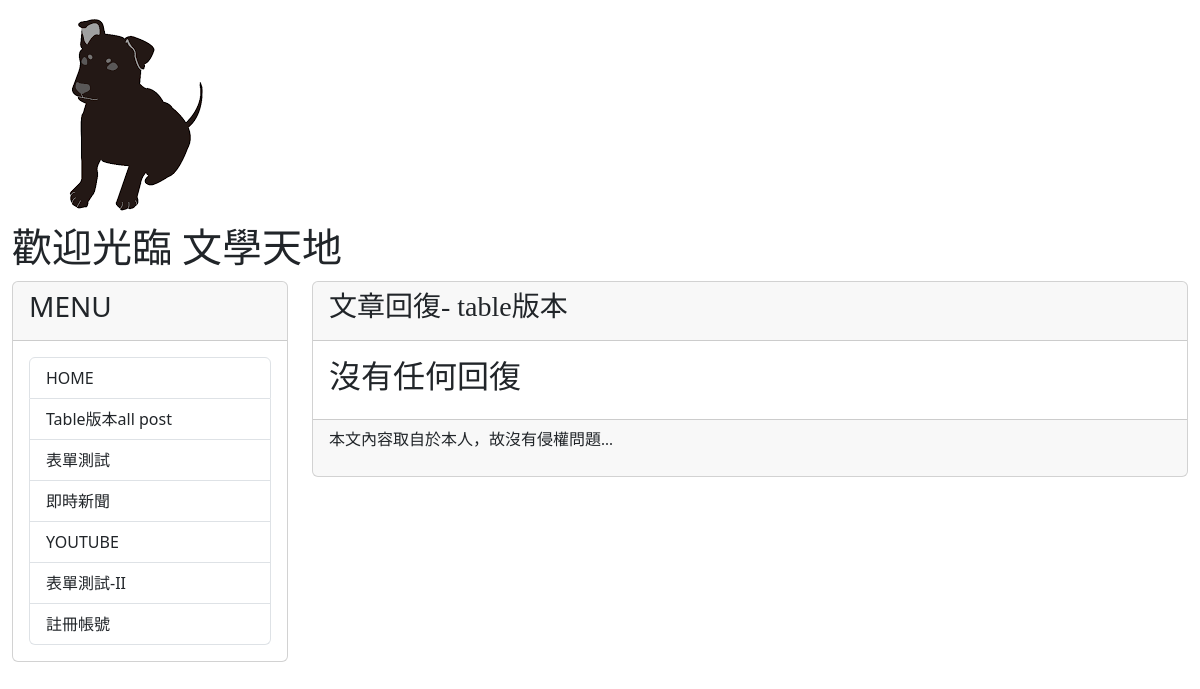
Before: /post/1/comments with the older database file.
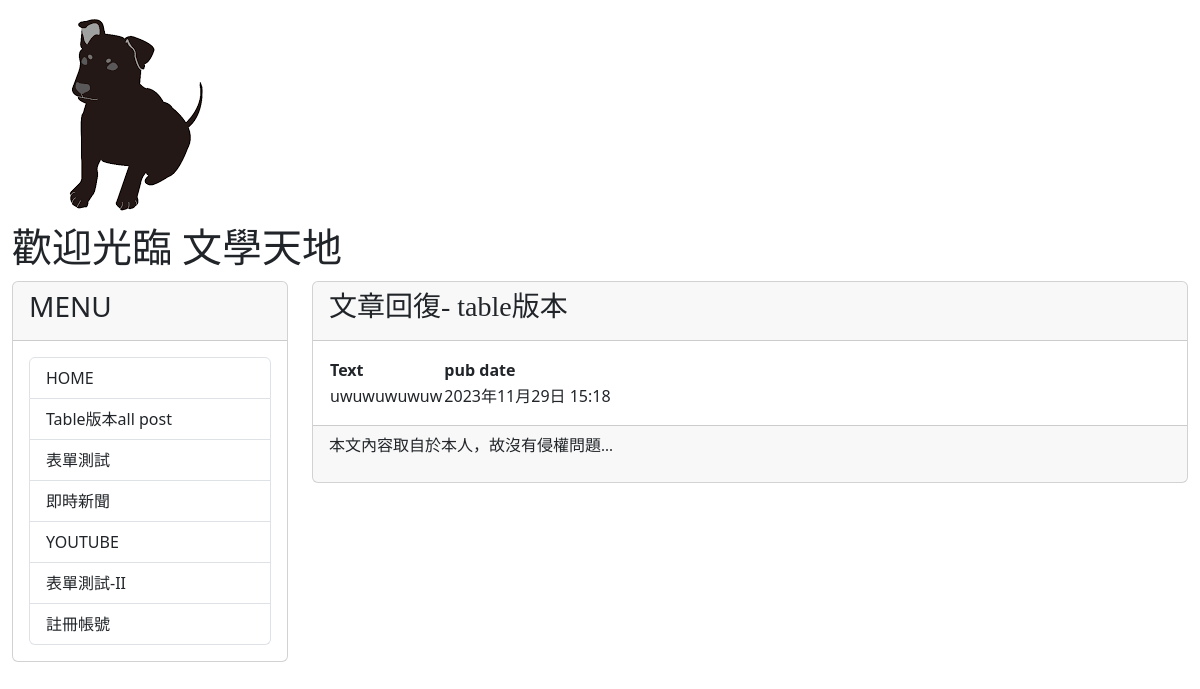
After: the same page with the newer database file.
### mysite/models.py (models this page shows, shortened)
class Comment(models.Model):
    post = models.ForeignKey(Post, on_delete=models.CASCADE)
    text = models.CharField(max_length=200)
    pub_date = models.DateTimeField(auto_now_add=True)

### mysite/views.py (the view)
# urls.py: path('post/<int:post_id>/comments', mv.show_comments, name='show-comments'),
def show_comments(request, post_id):
    comments = Post.objects.get(id=post_id).comment_set.all()
    return render(request, 'comments.html', locals())

### mysite/templates/comments.html (shortened to what this page needs)
{% extends "base2.html" %}
{% block headmessage %}
<h3 style='font-family:標楷體;'>文章回復- table版本</a>
{% endblock headmessage %}
{% block content %}
{% for c in comments %}
{% if forloop.first %}
<table>
    <tr background="#cccccc">
        <th>Text</th>
        <th>pub date</th>
    </tr>
{% endif %}
    <tr background='{% cycle "#ffccff" "#ccffcc" %}'>
        <td>{{ c.text }}</td>
        <td>{{ c.pub_date }}</td>
    </tr>
{% if forloop.last %}
</table>
{% endif %}
{% empty %}
<h2>沒有任何回復</h2>
{% endfor %}
{% endblock content %}

### templates/base2.html (shortened to what this page needs)
<!DOCTYPE html>
<html>
    <head>
        <link href="https://cdn.jsdelivr.net/npm/bootstrap@5.3.2/dist/css/bootstrap.min.css" rel="stylesheet">
        <link rel="stylesheet" href="https://cdn.jsdelivr.net/npm/bootstrap-icons@1.11.2/font/bootstrap-icons.min.css">
    </head>
    <body>
        <div class="container-fluid">
            {% include 'header.html' %}
            <div class="row">
                <div class="col-sm-3 col-md-3">
                    <div class="card">
                        <div class="card-header">
                            <h3>MENU</h3>
                        </div>
                        <div class="card-body">
                            <div class="list-group">
                                <a href="/" class="list-group-item">HOME</a>
                                <a href="{% url 'show-all-posts' %}" class="list-group-item">Table版本all post</a>
                                <a href="{% url 'post-new' %}" class="list-group-item">表單測試</a>
                                <a href="https://google.com/news" class="list-group-item">即時新聞</a>
                                <a href="https://www.youtube.com" class="list-group-item">YOUTUBE</a>
                                <a href="{% url 'test-new' %}" class="list-group-item">表單測試-II</a>
                                <a href="register/" class="list-group-item">註冊帳號</a>
                            </div>
                        </div>
                    </div>
                </div>
                <div class="col-sm-9 col-md-9">
                    <div class="card">
                        <div class="card-header">
                            {% block headmessage %}
                            {% endblock %}
                        </div>
                        <div class="card-body">
                            {% block content %} {% endblock %}
                        </div>
                        <div class="card-footer">
                            {% include 'footer.html' %}
                        </div>
                    </div>
                </div>
            </div>
        </div>
    </body>
</html>

### templates/header.html
{% load static %}
<div class="well">
    <img src="{% static "images/dog.png" %}">
<div>
<h1 style="font-family:微軟正黑體">歡迎光臨 文學天地</h1>

### templates/footer.html
{% block footer %}
    {% if now %}
    <p style="font-family:微軟正黑體">現在時刻 : {{now}}</p>
    {% else %}
    <p style="font-family:微軟正黑體">本文內容取自於本人，故沒有侵權問題...</p>
    {% endif %}
{% endblock %}

Changed rows visible on the page:
added Comment: text "uwuwuwuwuw", pub_date "2023年11月29日 15:18"
Other visible differences:
text no longer shown: "沒有任何回復"
